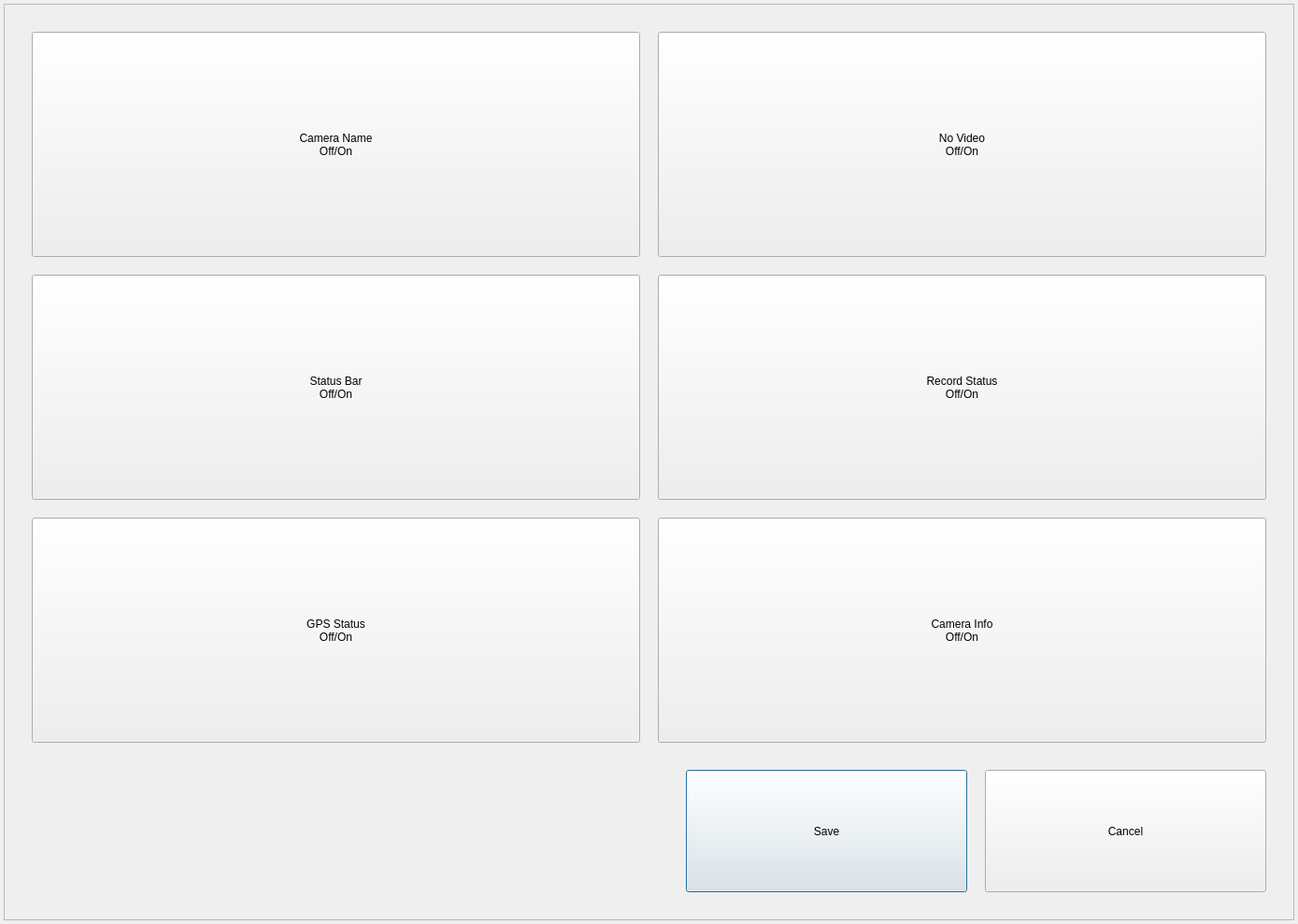
<?xml version="1.0" encoding="UTF-8"?>
<ui version="4.0">
 <class>OsdDialog1080p</class>
 <widget class="QDialog" name="OsdDialog1080p">
  <property name="geometry">
   <rect>
    <x>0</x>
    <y>0</y>
    <width>1389</width>
    <height>989</height>
   </rect>
  </property>
  <property name="windowTitle">
   <string>OSD PROPERTY</string>
  </property>
  <widget class="QFrame" name="frame">
   <property name="geometry">
    <rect>
     <x>4</x>
     <y>4</y>
     <width>1381</width>
     <height>981</height>
    </rect>
   </property>
   <property name="frameShape">
    <enum>QFrame::StyledPanel</enum>
   </property>
   <property name="frameShadow">
    <enum>QFrame::Raised</enum>
   </property>
   <widget class="QPushButton" name="buttonSave">
    <property name="geometry">
     <rect>
      <x>730</x>
      <y>820</y>
      <width>301</width>
      <height>131</height>
     </rect>
    </property>
    <property name="text">
     <string>Save</string>
    </property>
   </widget>
   <widget class="QPushButton" name="buttonClose">
    <property name="geometry">
     <rect>
      <x>1050</x>
      <y>820</y>
      <width>301</width>
      <height>131</height>
     </rect>
    </property>
    <property name="text">
     <string>Cancel</string>
    </property>
   </widget>
   <widget class="QPushButton" name="buttonStatusBar">
    <property name="geometry">
     <rect>
      <x>30</x>
      <y>290</y>
      <width>651</width>
      <height>241</height>
     </rect>
    </property>
    <property name="minimumSize">
     <size>
      <width>0</width>
      <height>200</height>
     </size>
    </property>
    <property name="text">
     <string>Status Bar
Off/On</string>
    </property>
   </widget>
   <widget class="QPushButton" name="buttonRecordStatus">
    <property name="enabled">
     <bool>true</bool>
    </property>
    <property name="geometry">
     <rect>
      <x>700</x>
      <y>290</y>
      <width>651</width>
      <height>241</height>
     </rect>
    </property>
    <property name="minimumSize">
     <size>
      <width>0</width>
      <height>200</height>
     </size>
    </property>
    <property name="text">
     <string>Record Status
Off/On</string>
    </property>
   </widget>
   <widget class="QPushButton" name="buttonNoVideo">
    <property name="geometry">
     <rect>
      <x>700</x>
      <y>30</y>
      <width>651</width>
      <height>241</height>
     </rect>
    </property>
    <property name="minimumSize">
     <size>
      <width>0</width>
      <height>200</height>
     </size>
    </property>
    <property name="text">
     <string>No Video
Off/On</string>
    </property>
   </widget>
   <widget class="QPushButton" name="buttonCameraName">
    <property name="geometry">
     <rect>
      <x>30</x>
      <y>30</y>
      <width>651</width>
      <height>241</height>
     </rect>
    </property>
    <property name="minimumSize">
     <size>
      <width>0</width>
      <height>200</height>
     </size>
    </property>
    <property name="text">
     <string>Camera Name
Off/On</string>
    </property>
   </widget>
   <widget class="QPushButton" name="buttonGpsStatus">
    <property name="geometry">
     <rect>
      <x>30</x>
      <y>550</y>
      <width>651</width>
      <height>241</height>
     </rect>
    </property>
    <property name="minimumSize">
     <size>
      <width>0</width>
      <height>200</height>
     </size>
    </property>
    <property name="text">
     <string>GPS Status
Off/On</string>
    </property>
   </widget>
   <widget class="QPushButton" name="buttonCameraInfo">
    <property name="geometry">
     <rect>
      <x>700</x>
      <y>550</y>
      <width>651</width>
      <height>241</height>
     </rect>
    </property>
    <property name="minimumSize">
     <size>
      <width>0</width>
      <height>200</height>
     </size>
    </property>
    <property name="text">
     <string>Camera Info
Off/On</string>
    </property>
   </widget>
  </widget>
 </widget>
 <layoutdefault spacing="6" margin="11"/>
 <resources/>
 <connections/>
</ui>
